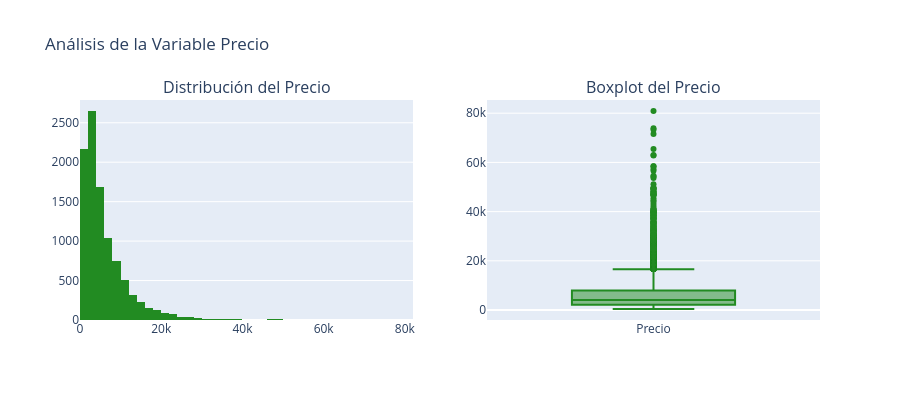

Notebook code for this chart:
### Markdown cell above
## 4. Análisis de la Variable Objetivo: Precio

Analizamos en detalle la distribución del precio, ya que es nuestra variable objetivo.

### Code cell
# Visualización detallada del precio
fig = make_subplots(
    rows=1, cols=2,
    subplot_titles=['Distribución del Precio', 'Boxplot del Precio']
)

# Histograma
fig.add_trace(
    go.Histogram(x=df['precio'], nbinsx=50, name='Precio', marker_color='forestgreen'),
    row=1, col=1
)

# Boxplot
fig.add_trace(
    go.Box(y=df['precio'], name='Precio', marker_color='forestgreen'),
    row=1, col=2
)

fig.update_layout(height=400, showlegend=False, title_text="Análisis de la Variable Precio")
fig.show()

# Estadísticas del precio
print(f"\nEstadísticas del Precio:")
print(f"  Media: ${df['precio'].mean():,.2f}")
print(f"  Mediana: ${df['precio'].median():,.2f}")
print(f"  Desviación Estándar: ${df['precio'].std():,.2f}")
print(f"  Mínimo: ${df['precio'].min():,.2f}")
print(f"  Máximo: ${df['precio'].max():,.2f}")

### Figure 1 — Plotly figure (JSON) as saved in the notebook; plotly's stock layout.template omitted (floating-point values rounded to 4 significant figures; data arrays with more than 128 entries replaced by an {"elided": "..."} marker saying what was removed)
{"data": [{"marker": {"color": "forestgreen"}, "name": "Precio", "nbinsx": 50, "type": "histogram", "x": {"elided": "10000 float values"}, "xaxis": "x", "yaxis": "y"}, {"marker": {"color": "forestgreen"}, "name": "Precio", "type": "box", "xaxis": "x2", "y": {"elided": "10000 float values"}, "yaxis": "y2"}], "layout": {"annotations": [{"font": {"size": 16}, "showarrow": false, "text": "Distribución del Precio", "x": 0.225, "xanchor": "center", "xref": "paper", "y": 1.0, "yanchor": "bottom", "yref": "paper"}, {"font": {"size": 16}, "showarrow": false, "text": "Boxplot del Precio", "x": 0.775, "xanchor": "center", "xref": "paper", "y": 1.0, "yanchor": "bottom", "yref": "paper"}], "height": 400, "showlegend": false, "title": {"text": "Análisis de la Variable Precio"}, "xaxis": {"anchor": "y", "domain": [0.0, 0.45]}, "xaxis2": {"anchor": "y2", "domain": [0.55, 1.0]}, "yaxis": {"anchor": "x", "domain": [0.0, 1.0]}, "yaxis2": {"anchor": "x2", "domain": [0.0, 1.0]}}}
